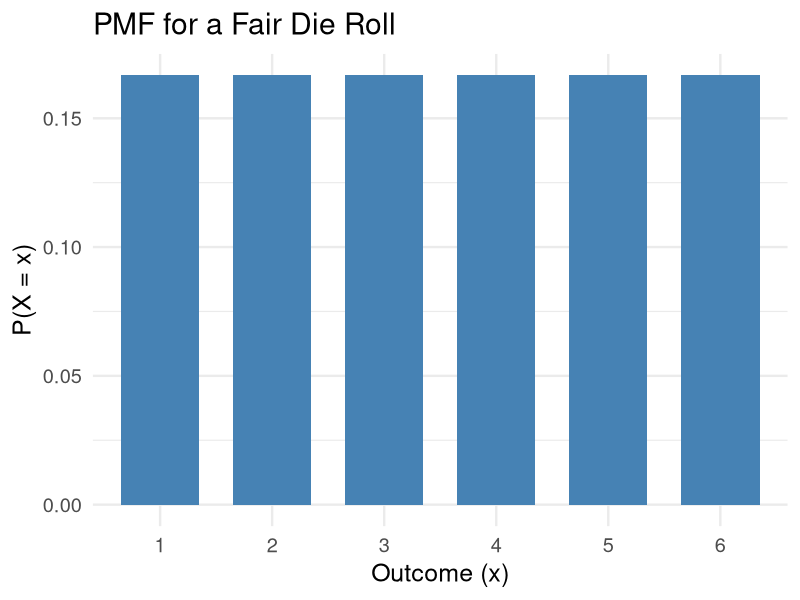
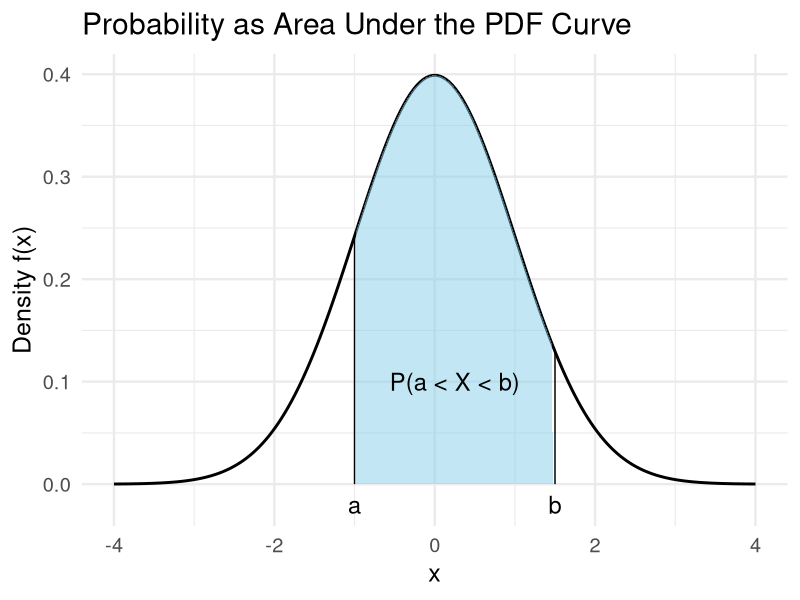
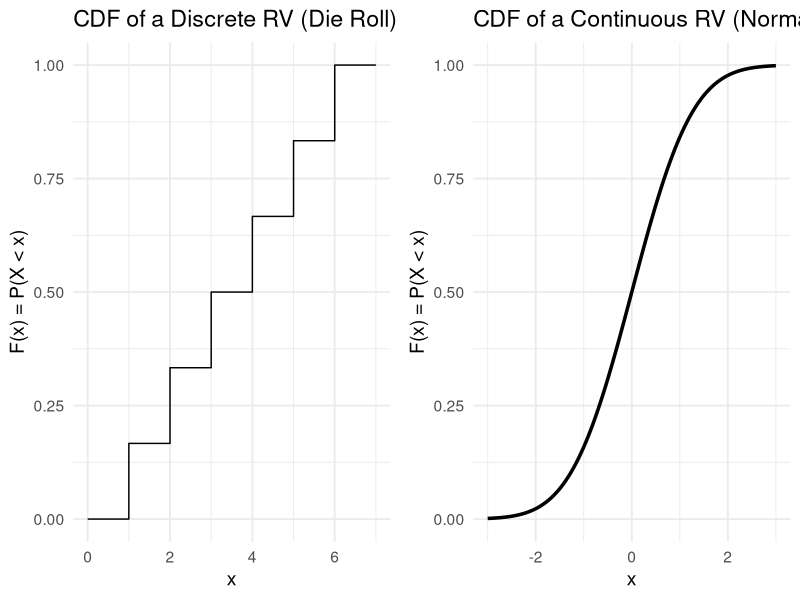
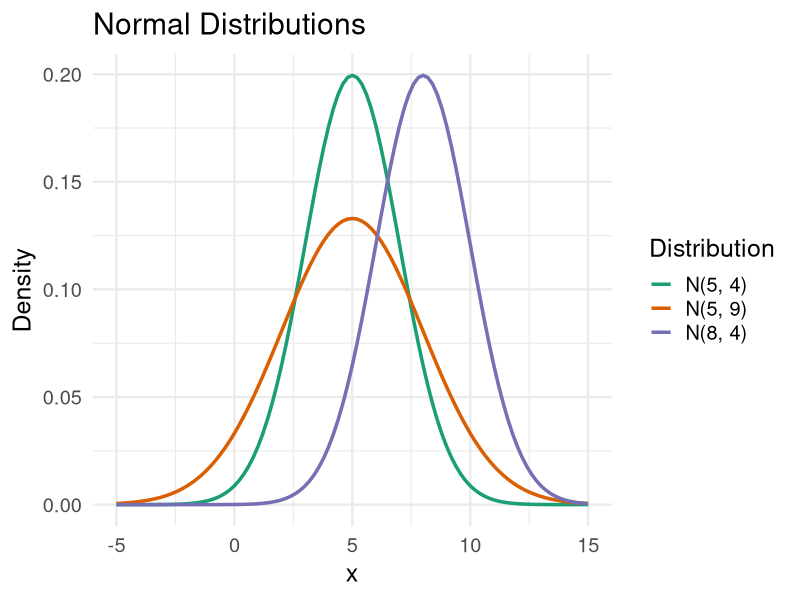
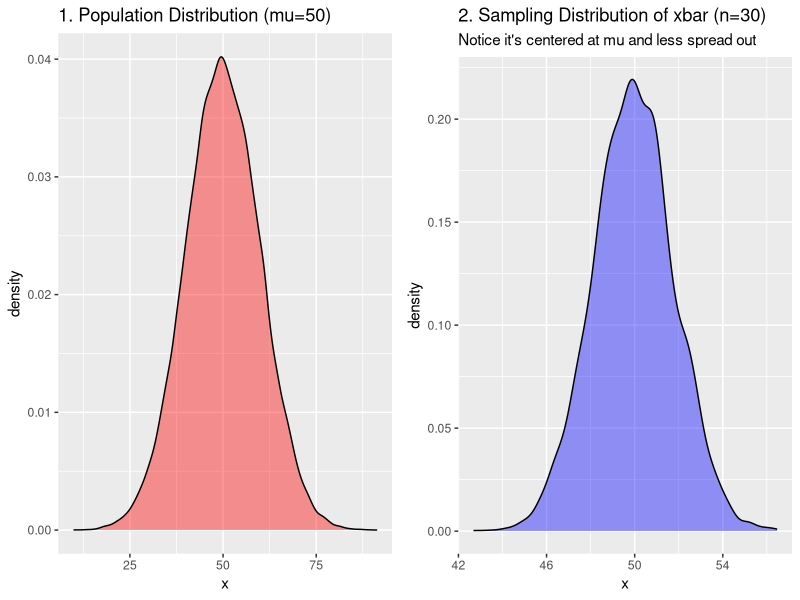
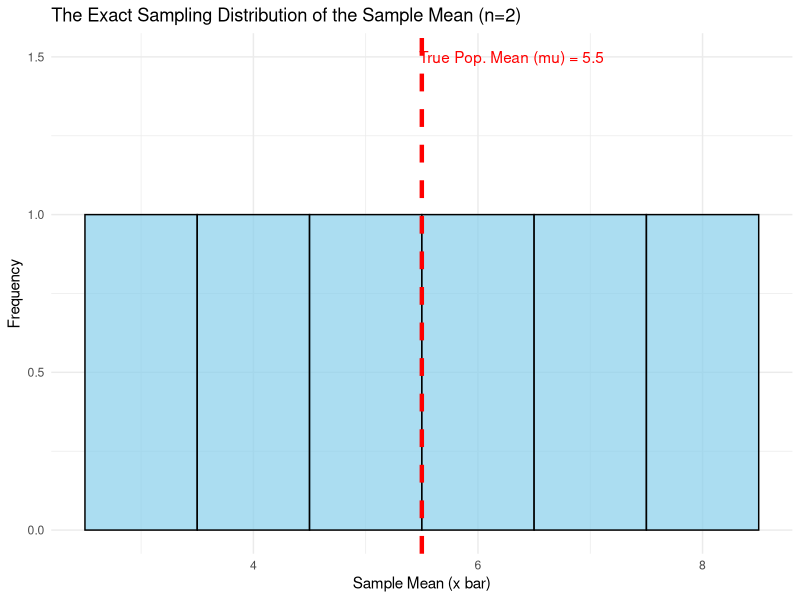
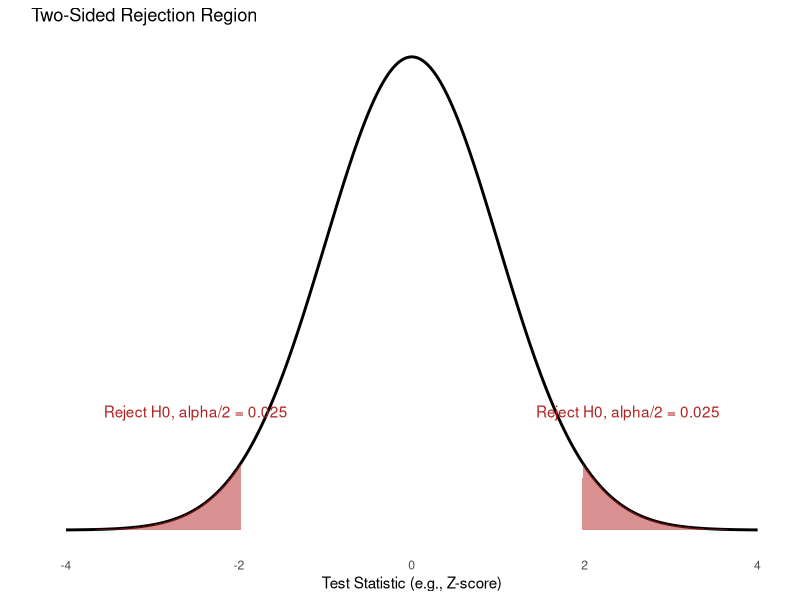
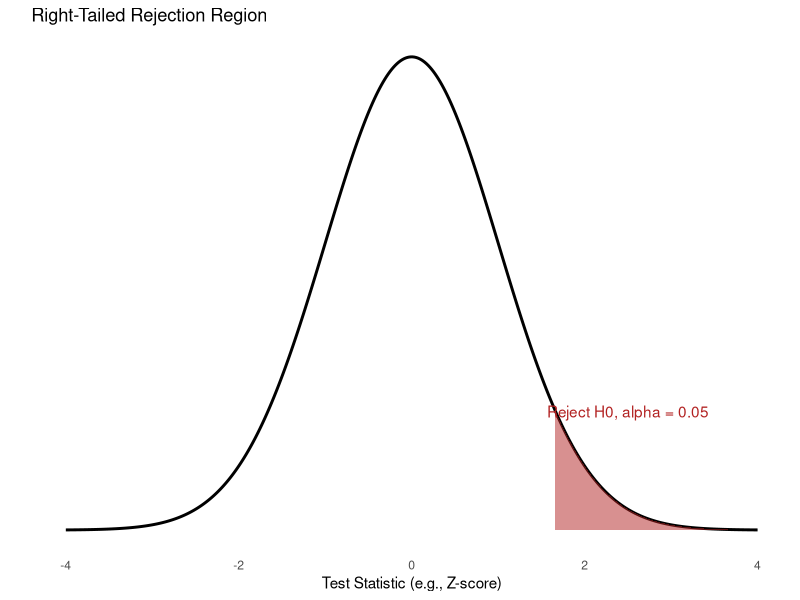

These figures' R source, in order:
## ---- chunk 1
knitr::opts_chunk$set(echo = FALSE, warning = FALSE, message = FALSE, out.width=250)
library(ggplot2)
library(gridExtra)
# Helper to create data
create_norm_data <- function(mean = 0, sd = 1) {
  x <- seq(mean - 4 * sd, mean + 4 * sd, length.out = 400)
  y <- dnorm(x, mean, sd)
  data.frame(x, y)
}
# Helper function to plot the distribution with shaded rejection regions
plot_test <- function(norm_data, crit_vals, title) {
  
  # Create data for shading each tail INDEPENDENTLY
  shade_left_tail <- subset(norm_data, x < crit_vals[1])
  shade_right_tail <- subset(norm_data, x > crit_vals[2])

  ggplot(norm_data, aes(x = x, y = y)) +
    geom_line(color = "black", size = 1) +
    # Plot the left tail area (if it exists)
    geom_area(data = shade_left_tail, aes(y = y), fill = "firebrick", alpha = 0.5) +
    # Plot the right tail area (if it exists)
    geom_area(data = shade_right_tail, aes(y = y), fill = "firebrick", alpha = 0.5) +
    labs(
      title = title,
      x = "Test Statistic (e.g., Z-score)",
      y = ""
    ) +
    theme_minimal() +
    theme(
      axis.text.y = element_blank(),
      axis.ticks.y = element_blank(),
      panel.grid = element_blank()
    )
}

## ---- chunk 2
data.frame(x = 1:6, p = rep(1/6, 6)) |>
  ggplot(aes(x = factor(x), y = p)) +
  geom_col(fill = "steelblue", width = 0.7) +
  labs(title = "PMF for a Fair Die Roll", x = "Outcome (x)", y = "P(X = x)") +
  theme_minimal(base_size = 18)
## ---- chunk 3
# Generate data for a normal curve
x <- seq(-4, 4, length.out=200)
y <- dnorm(x)
df <- data.frame(x, y)
# Create a filled area
area_df <- subset(df, x >= -1 & x <= 1.5)

ggplot(df, aes(x, y)) + 
  geom_line(size = 1) +
  geom_area(data = area_df, fill = "skyblue", alpha = 0.5) +
  annotate("text", x = 0.25, y = 0.1, label = "P(a < X < b)", size = 6) +
  annotate("segment", x = -1, xend = -1, y = 0, yend = dnorm(-1)) +
  annotate("segment", x = 1.5, xend = 1.5, y = 0, yend = dnorm(1.5)) +
  annotate("text", x = -1, y = -0.02, label = "a", size = 6) +
  annotate("text", x = 1.5, y = -0.02, label = "b", size = 6) +
  labs(title = "Probability as Area Under the PDF Curve", x = "x", y = "Density f(x)") +
  theme_minimal(base_size = 18)
## ---- chunk 4
# Discrete CDF (Die Roll)
p1 <- data.frame(x = 0:7, y = c(0, 1/6, 2/6, 3/6, 4/6, 5/6, 1, 1)) |>
  ggplot(aes(x=x, y=y)) + geom_step() + xlim(0, 7) + ylim(0,1) +
  labs(title = "CDF of a Discrete RV (Die Roll)", x="x", y="F(x) = P(X < x)") +
  theme_minimal(base_size = 14)

# Continuous CDF (Normal)
p2 <- ggplot(data.frame(x = c(-3, 3)), aes(x)) +
  stat_function(fun = pnorm, geom = "line", size=1.2) + ylim(0,1) +
  labs(title = "CDF of a Continuous RV (Normal)", x="x", y="F(x) = P(X < x)") +
  theme_minimal(base_size = 14)

grid.arrange(p1, p2, ncol=2)
## ---- chunk 5
ggplot(data.frame(x = c(-5, 15)), aes(x)) +
  stat_function(fun = dnorm, args = list(mean = 5, sd = 2), aes(color = "N(5, 4)"), size = 1.2) +
  stat_function(fun = dnorm, args = list(mean = 5, sd = 3), aes(color = "N(5, 9)"), size = 1.2) +
  stat_function(fun = dnorm, args = list(mean = 8, sd = 2), aes(color = "N(8, 4)"), size = 1.2) +
  scale_color_brewer(palette = "Dark2", name = "Distribution") +
  labs(title = "Normal Distributions", y = "Density", x = "x") +
  theme_minimal(base_size = 18)
## ---- chunk 6
pnorm(45, mean = 35, sd = 5)
## ---- chunk 7
    pnorm(-0.8, mean = 0, sd = 1)
## ---- chunk 8
# Simulate it
pop <- rnorm(100000, mean = 50, sd = 10) # a "population"
sample_means <- replicate(5000, mean(sample(pop, size = 30))) # 5000 sample means

p1 <- ggplot(data.frame(x=pop), aes(x)) + geom_density(fill="red", alpha=0.4) + labs(title="1. Population Distribution (mu=50)")
p2 <- ggplot(data.frame(x=sample_means), aes(x)) + geom_density(fill="blue", alpha=0.4) + labs(title="2. Sampling Distribution of xbar (n=30)", subtitle="Notice it's centered at mu and less spread out")

grid.arrange(p1, p2, ncol=2)
## ---- chunk 9
# Our entire population consists of just four numbers
population <- c(2, 4, 6, 10)

# Let's calculate the TRUE population mean (mu). This is a parameter.
true_population_mean <- mean(population)

print(paste("The population is:", paste(population, collapse = ", ")))
print(paste("The true population mean (mu) is:", true_population_mean))
## ---- chunk 10
# Use the combn() function to get all unique combinations of size 2
all_possible_samples <- combn(population, 2)
print("All 6 possible samples of size n=2:")
print(all_possible_samples)
## ---- chunk 11
# Use the apply() function to calculate the mean of each column (each sample)
sample_means <- apply(all_possible_samples, 2, mean)

# Print the resulting sample means
print("The mean of each of the 6 possible samples:")
print(sample_means)
## ---- chunk 12
# Create a frequency table of the sample means
sampling_distribution_table <- as.data.frame(table(sample_means))
colnames(sampling_distribution_table) <- c("Sample_Mean", "Frequency")

print("The Sampling Distribution (as a frequency table):")
print(sampling_distribution_table)
## ---- chunk 13
# Create a data frame for ggplot
plot_data <- data.frame(means = sample_means)

# Plot the sampling distribution
ggplot(plot_data, aes(x = means)) +
  geom_histogram(binwidth = 1, color = "black", fill = "skyblue", alpha = 0.7) +
  labs(
    title = "The Exact Sampling Distribution of the Sample Mean (n=2)",
    x = "Sample Mean (x bar)",
    y = "Frequency"
  ) +
  # Add a vertical line for the true population mean
  geom_vline(
    aes(xintercept = true_population_mean), 
    color = "red", 
    linetype = "dashed", 
    linewidth = 1.5
  ) +
  # Add a label for the line
  annotate(
    "text", 
    x = true_population_mean + 0.8, 
    y = 1.5, 
    label = paste("True Pop. Mean (mu) =", true_population_mean), 
    color = "red"
  ) +
  theme_minimal()
## ---- chunk 14
# Data and critical values for a two-sided test
norm_dat <- create_norm_data()
alpha <- 0.05
crit_lower <- qnorm(alpha / 2)
crit_upper <- qnorm(1 - alpha / 2)

# Plot
p <- plot_test(norm_dat, c(crit_lower, crit_upper), "Two-Sided Rejection Region")
p + annotate("text", x = -2.5, y = 0.1, label = paste("Reject H0, alpha/2 =", alpha/2), color="firebrick") +
    annotate("text", x = 2.5, y = 0.1, label = paste("Reject H0, alpha/2 =", alpha/2), color="firebrick")
## ---- chunk 15
# Critical value for a right-tailed test
crit_lower_right <- -Inf # No lower bound for rejection
crit_upper_right <- qnorm(1 - alpha)

# Plot
p_right <- plot_test(norm_dat, c(crit_lower_right, crit_upper_right), "Right-Tailed Rejection Region")
p_right + annotate("text", x = 2.5, y = 0.1, label = paste("Reject H0, alpha =", alpha), color="firebrick")
## ---- chunk 16
# Critical value for a left-tailed test
crit_lower_left <- qnorm(alpha)
crit_upper_left <- Inf # No upper bound for rejection

# Plot
p_left <- plot_test(norm_dat, c(crit_lower_left, crit_upper_left), "Left-Tailed Rejection Region")
p_left + annotate("text", x = -2.5, y = 0.1, label = paste("Reject H0, alpha =", alpha), color="firebrick")
